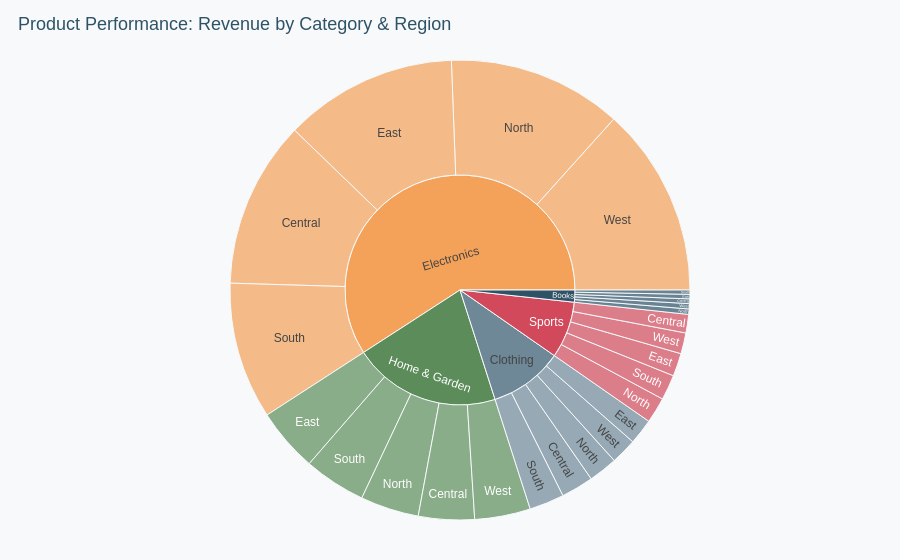

Write notebook code for a chart like this one.
### Code cell
from dashboard_interactive import product_performance_sunburst
fig = product_performance_sunburst(df, save=False)
fig.show()

### Figure 1 — Plotly figure (JSON) as saved in the notebook; plotly's stock layout.template omitted (floating-point values rounded to 4 significant figures)
{"data": [{"branchvalues": "total", "customdata": [["Books"], ["Clothing"], ["Electronics"], ["Home & Garden"], ["Sports"], ["Books"], ["Clothing"], ["Electronics"], ["Home & Garden"], ["Sports"], ["Sports"], ["Home & Garden"], ["Electronics"], ["Clothing"], ["Books"], ["Books"], ["Clothing"], ["Electronics"], ["Home & Garden"], ["Sports"], ["Books"], ["Clothing"], ["Electronics"], ["Home & Garden"], ["Sports"], ["Books"], ["Clothing"], ["Electronics"], ["Home & Garden"], ["Sports"]], "domain": {"x": [0, 1], "y": [0, 1]}, "hovertemplate": "<b>%{label}</b><br>Revenue: ₹%{value:,.0f}<extra></extra>", "ids": ["Books/Central", "Clothing/Central", "Electronics/Central", "Home & Garden/Central", "Sports/Central", "Books/East", "Clothing/East", "Electronics/East", "Home & Garden/East", "Sports/East", "Sports/North", "Home & Garden/North", "Electronics/North", "Clothing/North", "Books/North", "Books/South", "Clothing/South", "Electronics/South", "Home & Garden/South", "Sports/South", "Books/West", "Clothing/West", "Electronics/West", "Home & Garden/West", "Sports/West", "Books", "Clothing", "Electronics", "Home & Garden", "Sports"], "labels": ["Central", "Central", "Central", "Central", "Central", "East", "East", "East", "East", "East", "North", "North", "North", "North", "North", "South", "South", "South", "South", "South", "West", "West", "West", "West", "West", "Books", "Clothing", "Electronics", "Home & Garden", "Sports"], "marker": {"colors": ["#2E5266", "#6E8898", "#F4A259", "#5B8C5A", "#D1495B", "#2E5266", "#6E8898", "#F4A259", "#5B8C5A", "#D1495B", "#D1495B", "#5B8C5A", "#F4A259", "#6E8898", "#2E5266", "#2E5266", "#6E8898", "#F4A259", "#5B8C5A", "#D1495B", "#2E5266", "#6E8898", "#F4A259", "#5B8C5A", "#D1495B", "#2E5266", "#6E8898", "#F4A259", "#5B8C5A", "#D1495B"]}, "name": "", "parents": ["Books", "Clothing", "Electronics", "Home & Garden", "Sports", "Books", "Clothing", "Electronics", "Home & Garden", "Sports", "Sports", "Home & Garden", "Electronics", "Clothing", "Books", "Books", "Clothing", "Electronics", "Home & Garden", "Sports", "Books", "Clothing", "Electronics", "Home & Garden", "Sports", "", "", "", "", ""], "type": "sunburst", "values": [5143.0, 35250.0, 181900.0, 60890.0, 20140.0, 4884.0, 27870.0, 188600.0, 69260.0, 24980.0, 28080.0, 63590.0, 189800.0, 31540.0, 5819.0, 4673.0, 37950.0, 149000.0, 67490.0, 27500.0, 5728.0, 28310.0, 206600.0, 60670.0, 22770.0, 26250.0, 160900.0, 915800.0, 321900.0, 123500.0]}], "layout": {"font": {"color": "#333", "family": "Arial", "size": 12}, "legend": {"bgcolor": "rgba(255,255,255,0.6)", "tracegroupgap": 0}, "margin": {"b": 40, "l": 40, "r": 20, "t": 60}, "paper_bgcolor": "#F7F9FB", "plot_bgcolor": "white", "sunburstcolorway": ["#2E5266", "#6E8898", "#F4A259", "#5B8C5A", "#D1495B"], "title": {"font": {"color": "#2E5266", "size": 18}, "text": "Product Performance: Revenue by Category & Region", "x": 0.02}, "xaxis": {"gridcolor": "#E5E9EC", "showgrid": true}, "yaxis": {"gridcolor": "#E5E9EC", "showgrid": true}}}
